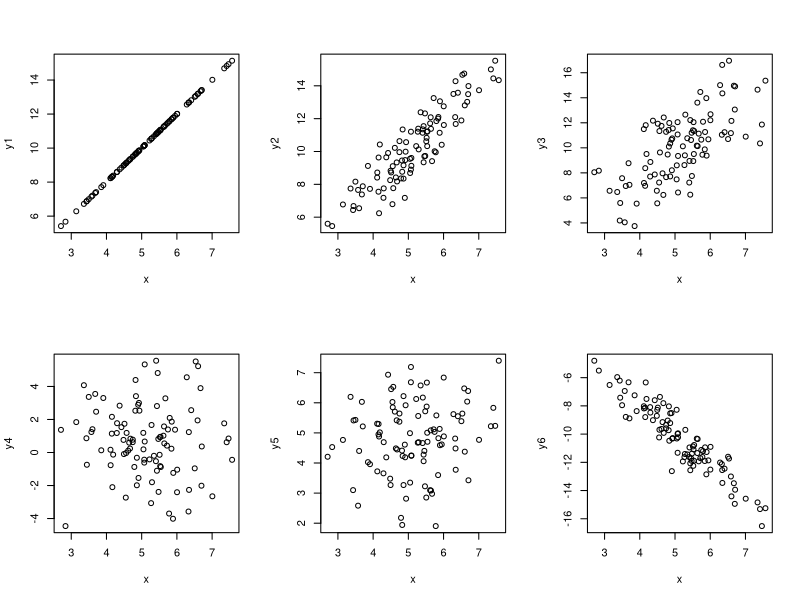

Reproduce this figure in R.
x <- rnorm(100, 5, 1)

y1 <- 2*x
y2 <- 2*x + rnorm(100, 0, 1)
y3 <- 2*x + rnorm(100, 0, 2)
y4 <- 0.1*x + rnorm(100, 0, 2)
y5 <- rnorm(100, 5, 1)
y6 <- -2*x + rnorm(100, 0, 1)

par(mfrow=c(2,3))
plot(x, y1)
plot(x, y2)
plot(x, y3)
plot(x, y4)
plot(x, y5)
plot(x, y6)
par(mfrow=c(1,1))

c(cor(x, y1), cor(x, y2), cor(x, y3), cor(x, y4), cor(x, y5), cor(x, y6))
